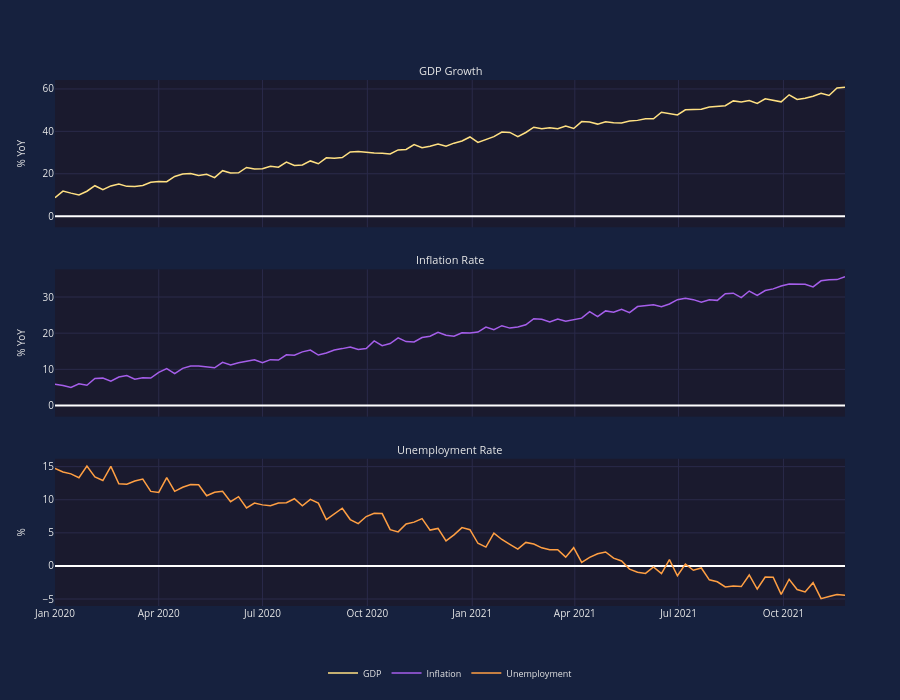

Write notebook code for a chart like this one.
### Markdown cell above
## Doc 8: Level 8 - Custom Margins

### Code cell
# Level 8: Custom Margins and Spacing
board = EconBoard(
    gdp, inflation, unemployment,
    height=700,
    spacing=0.08,
    margin_top=80,
    margin_bottom=50,
    crosshair=True,
    show_recessions=False,  # Disable for synthetic data
)
board.show()
print("PASS: Level 8 - Custom margins and spacing applied")
